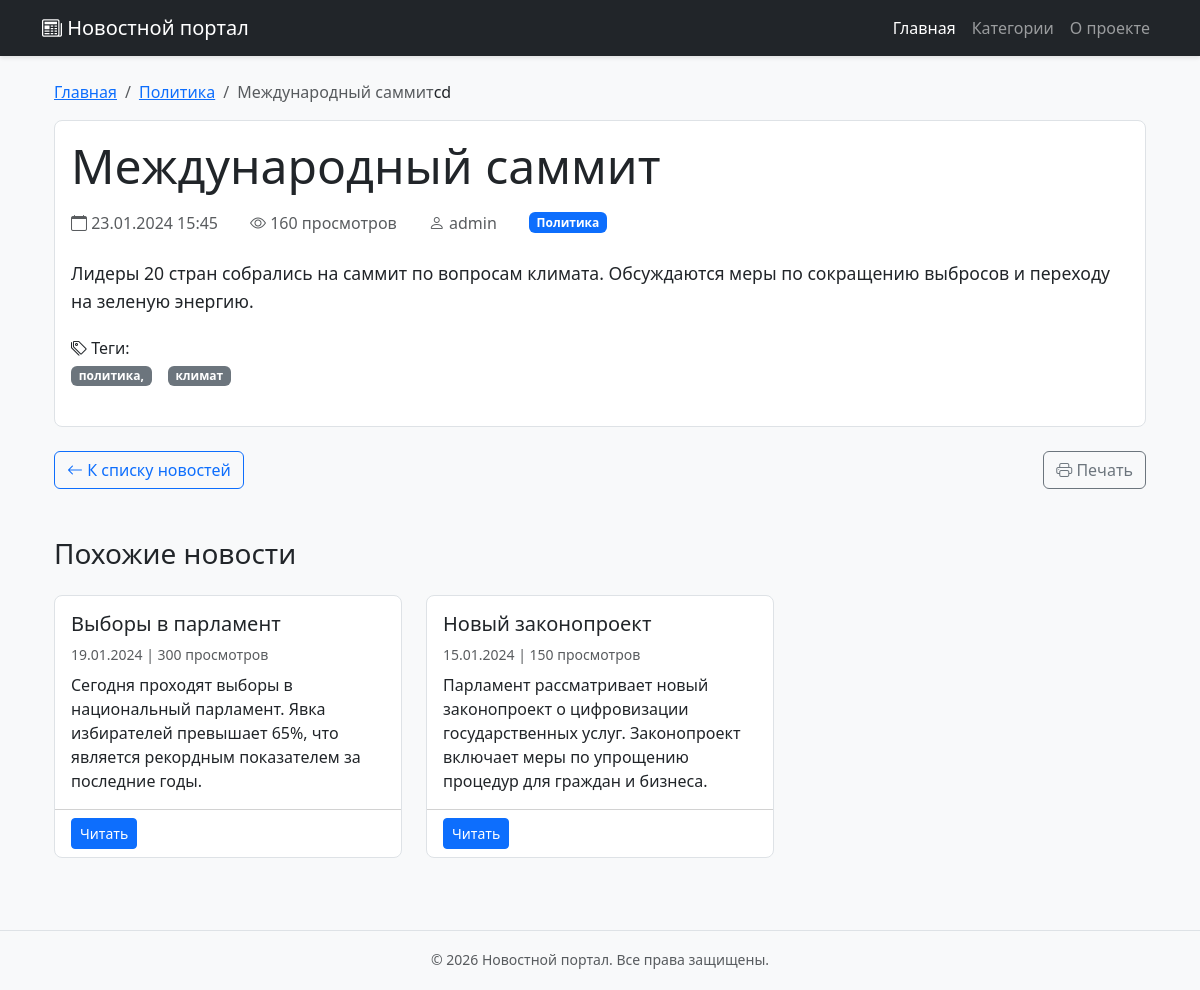
Screenshot of /news/9/ with the database file from the repository.
### news/models.py (models this page shows, shortened)
class News(models.Model):
    DRAFT = 'draft'
    PUBLISHED = 'published'
    ARCHIVED = 'archived'
    STATUS_CHOICES = [
        (DRAFT, 'Черновик'),
        (PUBLISHED, 'Опубликовано'),
        (ARCHIVED, 'В архиве'),
    ]
    title = models.CharField(max_length=200, verbose_name='Заголовок')
    slug = models.SlugField(max_length=200, unique=True, verbose_name='URL-адрес')
    content = models.TextField(verbose_name='Содержание')
    short_description = models.TextField(max_length=500, verbose_name='Краткое описание', blank=True)
    category = models.ForeignKey(
        Category,
        on_delete=models.CASCADE,
        related_name='news',
        verbose_name='Категория'
    )
    author = models.ForeignKey(
        User,
        on_delete=models.CASCADE,
        related_name='news',
        verbose_name='Автор'
    )
    status = models.CharField(
        max_length=20,
        choices=STATUS_CHOICES,
        default=DRAFT,
        verbose_name='Статус'
    )
    created_at = models.DateTimeField(auto_now_add=True, verbose_name='Дата создания')
    updated_at = models.DateTimeField(auto_now=True, verbose_name='Дата обновления')
    published_at = models.DateTimeField(blank=True, null=True, verbose_name='Дата публикации')
    image = models.ImageField(
        upload_to='news/images/%Y/%m/%d/',
        verbose_name='Изображение',
        blank=True,
        null=True
    )
    views = models.PositiveIntegerField(default=0, verbose_name='Количество просмотров')
    tags = models.CharField(max_length=200, verbose_name='Теги', blank=True)
    meta_title = models.CharField(max_length=200, verbose_name='Meta заголовок', blank=True)
    meta_description = models.TextField(verbose_name='Meta описание', blank=True)
    class Meta:
        verbose_name = 'Новость'
        verbose_name_plural = 'Новости'
        ordering = ['-created_at']
        indexes = [
            models.Index(fields=['-created_at']),
            models.Index(fields=['status']),
            models.Index(fields=['category']),
        ]
    def save(self, *args, **kwargs):
        if self.status == self.PUBLISHED and not self.published_at:
            from django.utils import timezone
            self.published_at = timezone.now()
        elif self.status != self.PUBLISHED:
            self.published_at = None
        super().save(*args, **kwargs)

class Category(models.Model):
    name = models.CharField(max_length=100, verbose_name='Название категории')
    slug = models.SlugField(max_length=150, unique=True, verbose_name='URL-адрес')
    description = models.TextField(verbose_name='Описание', blank=True)
    created_at = models.DateTimeField(auto_now_add=True, verbose_name='Дата создания')
    class Meta:
        verbose_name = 'Категория'
        verbose_name_plural = 'Категории'
        ordering = ['name']

### news/views.py (the view)
# urls.py: path('news/<int:news_id>/', views.news_detail, name='news_detail'),
def news_detail(request, news_id):
    try:
        news_item = get_object_or_404(News, id=news_id, status='published')
        news_item.views += 1
        news_item.save(update_fields=['views'])
        related_news = News.objects.filter(
            category=news_item.category,
            status='published'
        ).exclude(id=news_id).order_by('-created_at')[:3]
        context = {
            'news': news_item,
            'title': news_item.title,
            'related_news': related_news,
        }
        return render(request, 'news/news_detail.html', context)
    except News.DoesNotExist:
        raise Http404("Новость не найдена")

### news/templates/news/news_detail.html (shortened to what this page needs)
{% extends 'news/base.html' %}
{% load static %}
{% block content %}
<div class="container mt-4">
    <nav aria-label="breadcrumb">
        <ol class="breadcrumb">
            <li class="breadcrumb-item"><a href="{% url 'index' %}">Главная</a></li>
            <li class="breadcrumb-item"><a href="#">{{ news.category.name }}</a></li>
            <li class="breadcrumb-item active">{{ news.title|truncatechars:30 }}</li>
        cd
    </nav>
    <div class="card mb-4">
        <div class="card-body">
            <h1 class="card-title display-5 mb-3">{{ news.title }}</h1>
            <div class="d-flex flex-wrap align-items-center gap-3 mb-4 text-muted">
                <span><i class="bi bi-calendar"></i> {{ news.created_at|date:"d.m.Y H:i" }}</span>
                <span><i class="bi bi-eye"></i> {{ news.views }} просмотров</span>
                <span><i class="bi bi-person"></i> {{ news.author.username|default:"admin" }}</span>
                <span class="badge bg-primary">{{ news.category.name }}</span>
            </div>
            <div class="news-content mb-4">
                {{ news.content|linebreaks }}
            </div>
            {% if news.tags %}
            <div class="mb-4">
                <h6><i class="bi bi-tags"></i> Теги:</h6>
                <div class="d-flex flex-wrap gap-2">
                    {% for tag in news.tags.split %}
                    <span class="badge bg-secondary">{{ tag }}</span>
                    {% endfor %}
                </div>
            </div>
            {% endif %}
        </div>
    </div>
    <div class="d-flex justify-content-between mb-5">
        <a href="{% url 'index' %}" class="btn btn-outline-primary">
            <i class="bi bi-arrow-left"></i> К списку новостей
        </a>
        <button class="btn btn-outline-secondary" onclick="window.print()">
            <i class="bi bi-printer"></i> Печать
        </button>
    </div>
    {% if related_news %}
    <div class="mb-5">
        <h3 class="mb-4">Похожие новости</h3>
        <div class="row">
            {% for related in related_news %}
            <div class="col-md-6 col-lg-4 mb-4">
                <div class="card h-100">
                    <div class="card-body">
                        <h5 class="card-title">{{ related.title }}</h5>
                        <p class="card-text text-muted small mb-2">
                            {{ related.created_at|date:"d.m.Y" }} | {{ related.views }} просмотров
                        </p>
                        <p class="card-text">{{ related.content|truncatewords:20 }}</p>
                    </div>
                    <div class="card-footer bg-transparent">
                        <a href="{% url 'news_detail' related.id %}" class="btn btn-primary btn-sm">Читать</a>
                    </div>
                </div>
            </div>
            {% endfor %}
        </div>
    </div>
    {% endif %}
</div>
<link rel="stylesheet" href="https://cdn.jsdelivr.net/npm/bootstrap-icons@1.11.1/font/bootstrap-icons.css">
{% endblock %}

### news/templates/news/base.html (style rules this page uses)
body { background-color: #f8f9fa; padding-bottom: 60px; }
.container { max-width: 1140px; }

### news/templates/news/news_detail.html (style rules this page uses)
.card { border: 1px solid #dee2e6; border-radius: 0.5rem; }
.card-title { color: #212529; }
.news-content { line-height: 1.6; font-size: 1.1rem; }
.mb-4 { margin-bottom: 1.5rem !important; }
.mb-5 { margin-bottom: 3rem !important; }
.d-flex.gap-3 > * { margin-right: 1rem; }
.d-flex.gap-2 > * { margin-right: 0.5rem; }

### rows the page displays
News: category.name "Политика", title "Международный саммит", created_at "23.01.2024 15:45", views "160", author.username "admin", content "Лидеры 20 стран собрались на саммит по вопросам климата. Обсуждаются меры по сокращению выбросов и переходу на зеленую энергию."
News: title "Выборы в парламент", created_at "19.01.2024", views "300", content "Сегодня проходят выборы в национальный парламент. Явка избирателей превышает 65%, что является рекордным показателем за последние годы."
News: title "Новый законопроект", created_at "15.01.2024", views "150", content "Парламент рассматривает новый законопроект о цифровизации государственных услуг. Законопроект включает меры по упрощению процедур для граждан и бизнеса."

### other values shown
{{ tag }} "политика," "климат"
